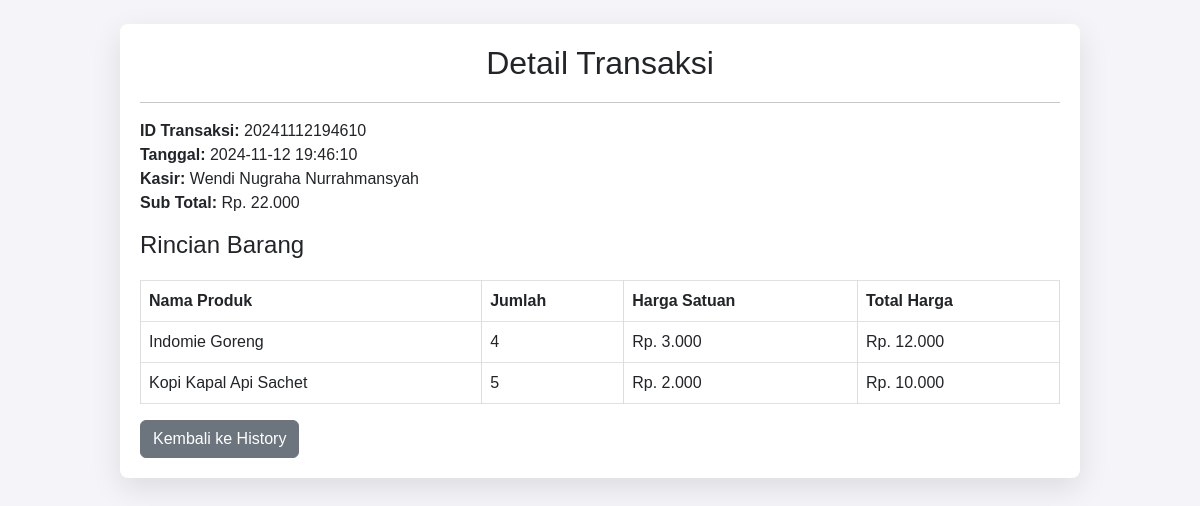
/detail_transaksi.php?id_transaksi=20241112194610 (signed in), run on the app's committed database.
### tables this page shows
CREATE TABLE `transaksi` (
  `id_transaksi` varchar(15) NOT NULL,
  `id_user` int(11) NOT NULL,
  `tanggal_transaksi` datetime NOT NULL,
  `total` decimal(10,2) NOT NULL
);

CREATE TABLE `detail_transaksi` (
  `id_detail` int(11) NOT NULL,
  `id_transaksi` varchar(15) NOT NULL,
  `nama_produk` varchar(100) NOT NULL,
  `jumlah` int(11) NOT NULL,
  `harga_satuan` decimal(10,2) NOT NULL,
  `total_harga` decimal(10,2) NOT NULL
);

### detail_transaksi.php (the view, shortened to what this page needs)
<?php
include 'koneksi.php';
$nama_user = $_SESSION['nama_user'];
$id_transaksi = $_GET['id_transaksi'];
$sql_transaksi = "SELECT * FROM transaksi WHERE id_transaksi = '$id_transaksi'";
$result_transaksi = $conn->query($sql_transaksi);
$transaksi = $result_transaksi->fetch_assoc();
$sql_detail = "SELECT * FROM detail_transaksi WHERE id_transaksi = '$id_transaksi'";
$result_detail = $conn->query($sql_detail);
?>
<!DOCTYPE html>
<html lang="en">
<head>
    <link rel="stylesheet" href="https://cdnjs.cloudflare.com/ajax/libs/bootstrap/5.3.0/css/bootstrap.min.css">
    <link rel="stylesheet" href="css/style.css">
</head>
<body>
<div class="container my-4">
    <h2>Detail Transaksi</h2>
    <hr>
    <div class="mb-3">
        <strong>ID Transaksi:</strong> <?php echo $transaksi['id_transaksi']; ?><br>
        <strong>Tanggal:</strong> <?php echo $transaksi['tanggal_transaksi']; ?><br>
        <strong>Kasir:</strong> <?php echo $nama_user; ?><br>
        <strong>Sub Total:</strong> Rp. <?php echo number_format($transaksi['total'], 0, ',', '.'); ?>
    </div>
    <h4>Rincian Barang</h4>
    <table class="table table-bordered">
        <thead>
            <tr>
                <th>Nama Produk</th>
                <th>Jumlah</th>
                <th>Harga Satuan</th>
                <th>Total Harga</th>
            </tr>
        </thead>
        <tbody>
            <?php
            if ($result_detail->num_rows > 0) {
                while ($row = $result_detail->fetch_assoc()) {
                    echo "<tr>
                            <td>{$row['nama_produk']}</td>
                            <td>{$row['jumlah']}</td>
                            <td>Rp. " . number_format($row['harga_satuan'], 0, ',', '.') . "</td>
                            <td>Rp. " . number_format($row['total_harga'], 0, ',', '.') . "</td>
                          </tr>";
                }
            } else {
                echo "<tr><td> colspan='4' class='text-center'>Tidak ada detail barang</td></tr>";
            }
            ?>
        </tbody>
    </table>
    <a href="history.php" class="btn btn-secondary">Kembali ke History</a>
</div>
</body>
</html>

### css/style.css (style rules this page uses)
body { font-family: "Arial", sans-serif; background-color: #f4f4f9; }
.container { width: 80%; margin: 50px auto; padding: 20px; background-color: #fff; box-shadow: 0 10px 30px rgba(0, 0, 0, 0.1); border-radius: 8px; }
h2 { text-align: center; margin-bottom: 20px; }
table { width: 100%; margin-top: 20px; border-collapse: collapse; }
table, th, td { border: 1px solid #ddd; }
th, td { padding: 12px; text-align: left; }

### data on the page
transaksi: id_transaksi "20241112194610", tanggal_transaksi "2024-11-12 19:46:10", total "22.000"
detail_transaksi: nama_produk "Indomie Goreng", jumlah "4", harga_satuan "3.000", total_harga "12.000"
detail_transaksi: nama_produk "Kopi Kapal Api Sachet", jumlah "5", harga_satuan "2.000", total_harga "10.000"

### other printed values
$nama_user "Wendi Nugraha Nurrahmansyah"
